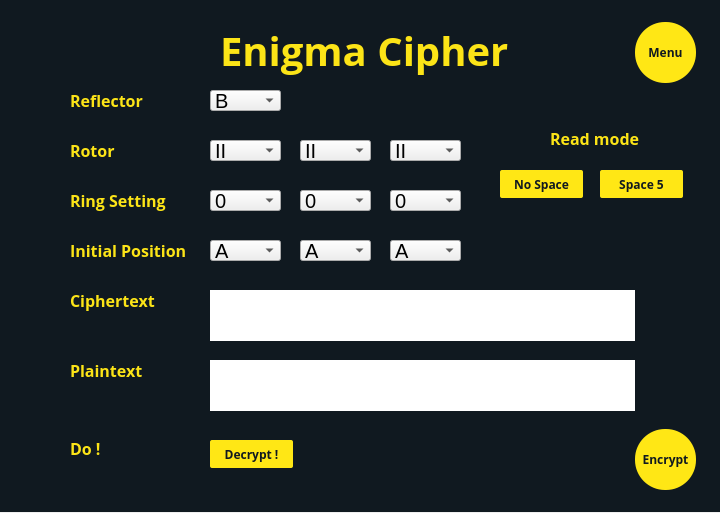
<?xml version="1.0" encoding="UTF-8"?>
<ui version="4.0">
 <class>Dialog</class>
 <widget class="QDialog" name="Dialog">
  <property name="geometry">
   <rect>
    <x>0</x>
    <y>0</y>
    <width>720</width>
    <height>513</height>
   </rect>
  </property>
  <property name="windowTitle">
   <string>Dialog</string>
  </property>
  <widget class="QWidget" name="widget" native="true">
   <property name="geometry">
    <rect>
     <x>0</x>
     <y>0</y>
     <width>720</width>
     <height>512</height>
    </rect>
   </property>
   <property name="styleSheet">
    <string notr="true">QWidget#widget{
background: #101920;}</string>
   </property>
   <widget class="QLabel" name="label">
    <property name="geometry">
     <rect>
      <x>220</x>
      <y>15</y>
      <width>301</width>
      <height>71</height>
     </rect>
    </property>
    <property name="styleSheet">
     <string notr="true">font-family: Open Sans;
font-style: normal;
font-weight: bold;
font-size: 40px;
color: #FCE417;</string>
    </property>
    <property name="text">
     <string>Enigma Cipher</string>
    </property>
   </widget>
   <widget class="QLabel" name="label_3">
    <property name="geometry">
     <rect>
      <x>70</x>
      <y>90</y>
      <width>91</width>
      <height>21</height>
     </rect>
    </property>
    <property name="styleSheet">
     <string notr="true">font-family: Open Sans;
font-style: normal;
font-weight: bold;
font-size: 16px;
/* identical to box height */


color: #FCE417;
</string>
    </property>
    <property name="text">
     <string>Reflector</string>
    </property>
   </widget>
   <widget class="QLabel" name="label_6">
    <property name="geometry">
     <rect>
      <x>70</x>
      <y>440</y>
      <width>31</width>
      <height>16</height>
     </rect>
    </property>
    <property name="styleSheet">
     <string notr="true">font-family: Open Sans;
font-style: normal;
font-weight: bold;
font-size: 16px;
/* identical to box height */


color: #FCE417;
</string>
    </property>
    <property name="text">
     <string>Do !</string>
    </property>
   </widget>
   <widget class="QPushButton" name="menu">
    <property name="geometry">
     <rect>
      <x>635</x>
      <y>22</y>
      <width>61</width>
      <height>61</height>
     </rect>
    </property>
    <property name="styleSheet">
     <string notr="true">background: #FFE715;
border-radius: 30;
font-family: Open Sans;
font-style: normal;
font-weight: 600;
font-size: 12px;
line-height: 33px;

color: #101920;
</string>
    </property>
    <property name="text">
     <string>Menu</string>
    </property>
   </widget>
   <widget class="QPushButton" name="decrypt">
    <property name="geometry">
     <rect>
      <x>210</x>
      <y>440</y>
      <width>83</width>
      <height>28</height>
     </rect>
    </property>
    <property name="styleSheet">
     <string notr="true">background: #FFE715;
border-radius: 2px;
font-family: Open Sans;
font-style: normal;
font-weight: 600;
font-size: 12px;
color: #101920;</string>
    </property>
    <property name="text">
     <string>Decrypt !</string>
    </property>
   </widget>
   <widget class="QPushButton" name="encrypt">
    <property name="geometry">
     <rect>
      <x>635</x>
      <y>429</y>
      <width>61</width>
      <height>61</height>
     </rect>
    </property>
    <property name="styleSheet">
     <string notr="true">background: #FFE715;
border-radius: 30;
font-family: Open Sans;
font-style: normal;
font-weight: 600;
font-size: 12px;
line-height: 33px;

color: #101920;
</string>
    </property>
    <property name="text">
     <string>Encrypt</string>
    </property>
   </widget>
   <widget class="QComboBox" name="rotor_1">
    <property name="geometry">
     <rect>
      <x>210</x>
      <y>140</y>
      <width>71</width>
      <height>21</height>
     </rect>
    </property>
    <property name="font">
     <font>
      <family>MS Sans Serif</family>
      <pointsize>15</pointsize>
     </font>
    </property>
    <property name="cursor">
     <cursorShape>PointingHandCursor</cursorShape>
    </property>
    <item>
     <property name="text">
      <string>II</string>
     </property>
    </item>
    <item>
     <property name="text">
      <string>IV</string>
     </property>
    </item>
    <item>
     <property name="text">
      <string>V</string>
     </property>
    </item>
   </widget>
   <widget class="QComboBox" name="rotor_2">
    <property name="geometry">
     <rect>
      <x>300</x>
      <y>140</y>
      <width>71</width>
      <height>21</height>
     </rect>
    </property>
    <property name="font">
     <font>
      <family>MS Sans Serif</family>
      <pointsize>15</pointsize>
     </font>
    </property>
    <property name="cursor">
     <cursorShape>PointingHandCursor</cursorShape>
    </property>
    <item>
     <property name="text">
      <string>II</string>
     </property>
    </item>
    <item>
     <property name="text">
      <string>IV</string>
     </property>
    </item>
    <item>
     <property name="text">
      <string>V</string>
     </property>
    </item>
   </widget>
   <widget class="QComboBox" name="rotor_3">
    <property name="geometry">
     <rect>
      <x>390</x>
      <y>140</y>
      <width>71</width>
      <height>21</height>
     </rect>
    </property>
    <property name="font">
     <font>
      <family>MS Sans Serif</family>
      <pointsize>15</pointsize>
     </font>
    </property>
    <property name="cursor">
     <cursorShape>PointingHandCursor</cursorShape>
    </property>
    <item>
     <property name="text">
      <string>II</string>
     </property>
    </item>
    <item>
     <property name="text">
      <string>IV</string>
     </property>
    </item>
    <item>
     <property name="text">
      <string>V</string>
     </property>
    </item>
   </widget>
   <widget class="QComboBox" name="ring_1">
    <property name="geometry">
     <rect>
      <x>210</x>
      <y>190</y>
      <width>71</width>
      <height>21</height>
     </rect>
    </property>
    <property name="font">
     <font>
      <family>MS Sans Serif</family>
      <pointsize>15</pointsize>
     </font>
    </property>
    <property name="cursor">
     <cursorShape>PointingHandCursor</cursorShape>
    </property>
    <item>
     <property name="text">
      <string>0</string>
     </property>
    </item>
    <item>
     <property name="text">
      <string>1</string>
     </property>
    </item>
    <item>
     <property name="text">
      <string>2</string>
     </property>
    </item>
    <item>
     <property name="text">
      <string>3</string>
     </property>
    </item>
    <item>
     <property name="text">
      <string>4</string>
     </property>
    </item>
    <item>
     <property name="text">
      <string>5</string>
     </property>
    </item>
    <item>
     <property name="text">
      <string>6</string>
     </property>
    </item>
    <item>
     <property name="text">
      <string>7</string>
     </property>
    </item>
    <item>
     <property name="text">
      <string>8</string>
     </property>
    </item>
    <item>
     <property name="text">
      <string>9</string>
     </property>
    </item>
    <item>
     <property name="text">
      <string>10</string>
     </property>
    </item>
    <item>
     <property name="text">
      <string>11</string>
     </property>
    </item>
    <item>
     <property name="text">
      <string>12</string>
     </property>
    </item>
    <item>
     <property name="text">
      <string>13</string>
     </property>
    </item>
    <item>
     <property name="text">
      <string>14</string>
     </property>
    </item>
    <item>
     <property name="text">
      <string>15</string>
     </property>
    </item>
    <item>
     <property name="text">
      <string>16</string>
     </property>
    </item>
    <item>
     <property name="text">
      <string>17</string>
     </property>
    </item>
    <item>
     <property name="text">
      <string>18</string>
     </property>
    </item>
    <item>
     <property name="text">
      <string>19</string>
     </property>
    </item>
    <item>
     <property name="text">
      <string>20</string>
     </property>
    </item>
    <item>
     <property name="text">
      <string>21</string>
     </property>
    </item>
    <item>
     <property name="text">
      <string>22</string>
     </property>
    </item>
    <item>
     <property name="text">
      <string>23</string>
     </property>
    </item>
    <item>
     <property name="text">
      <string>24</string>
     </property>
    </item>
    <item>
     <property name="text">
      <string>25</string>
     </property>
    </item>
   </widget>
   <widget class="QComboBox" name="ring_2">
    <property name="geometry">
     <rect>
      <x>300</x>
      <y>190</y>
      <width>71</width>
      <height>21</height>
     </rect>
    </property>
    <property name="font">
     <font>
      <family>MS Sans Serif</family>
      <pointsize>15</pointsize>
     </font>
    </property>
    <property name="cursor">
     <cursorShape>PointingHandCursor</cursorShape>
    </property>
    <item>
     <property name="text">
      <string>0</string>
     </property>
    </item>
    <item>
     <property name="text">
      <string>1</string>
     </property>
    </item>
    <item>
     <property name="text">
      <string>2</string>
     </property>
    </item>
    <item>
     <property name="text">
      <string>3</string>
     </property>
    </item>
    <item>
     <property name="text">
      <string>4</string>
     </property>
    </item>
    <item>
     <property name="text">
      <string>5</string>
     </property>
    </item>
    <item>
     <property name="text">
      <string>6</string>
     </property>
    </item>
    <item>
     <property name="text">
      <string>7</string>
     </property>
    </item>
    <item>
     <property name="text">
      <string>8</string>
     </property>
    </item>
    <item>
     <property name="text">
      <string>9</string>
     </property>
    </item>
    <item>
     <property name="text">
      <string>10</string>
     </property>
    </item>
    <item>
     <property name="text">
      <string>11</string>
     </property>
    </item>
    <item>
     <property name="text">
      <string>12</string>
     </property>
    </item>
    <item>
     <property name="text">
      <string>13</string>
     </property>
    </item>
    <item>
     <property name="text">
      <string>14</string>
     </property>
    </item>
    <item>
     <property name="text">
      <string>15</string>
     </property>
    </item>
    <item>
     <property name="text">
      <string>16</string>
     </property>
    </item>
    <item>
     <property name="text">
      <string>17</string>
     </property>
    </item>
    <item>
     <property name="text">
      <string>18</string>
     </property>
    </item>
    <item>
     <property name="text">
      <string>19</string>
     </property>
    </item>
    <item>
     <property name="text">
      <string>20</string>
     </property>
    </item>
    <item>
     <property name="text">
      <string>21</string>
     </property>
    </item>
    <item>
     <property name="text">
      <string>22</string>
     </property>
    </item>
    <item>
     <property name="text">
      <string>23</string>
     </property>
    </item>
    <item>
     <property name="text">
      <string>24</string>
     </property>
    </item>
    <item>
     <property name="text">
      <string>25</string>
     </property>
    </item>
   </widget>
   <widget class="QComboBox" name="ring_3">
    <property name="geometry">
     <rect>
      <x>390</x>
      <y>190</y>
      <width>71</width>
      <height>21</height>
     </rect>
    </property>
    <property name="font">
     <font>
      <family>MS Sans Serif</family>
      <pointsize>15</pointsize>
     </font>
    </property>
    <property name="cursor">
     <cursorShape>PointingHandCursor</cursorShape>
    </property>
    <item>
     <property name="text">
      <string>0</string>
     </property>
    </item>
    <item>
     <property name="text">
      <string>1</string>
     </property>
    </item>
    <item>
     <property name="text">
      <string>2</string>
     </property>
    </item>
    <item>
     <property name="text">
      <string>3</string>
     </property>
    </item>
    <item>
     <property name="text">
      <string>4</string>
     </property>
    </item>
    <item>
     <property name="text">
      <string>5</string>
     </property>
    </item>
    <item>
     <property name="text">
      <string>6</string>
     </property>
    </item>
    <item>
     <property name="text">
      <string>7</string>
     </property>
    </item>
    <item>
     <property name="text">
      <string>8</string>
     </property>
    </item>
    <item>
     <property name="text">
      <string>9</string>
     </property>
    </item>
    <item>
     <property name="text">
      <string>10</string>
     </property>
    </item>
    <item>
     <property name="text">
      <string>11</string>
     </property>
    </item>
    <item>
     <property name="text">
      <string>12</string>
     </property>
    </item>
    <item>
     <property name="text">
      <string>13</string>
     </property>
    </item>
    <item>
     <property name="text">
      <string>14</string>
     </property>
    </item>
    <item>
     <property name="text">
      <string>15</string>
     </property>
    </item>
    <item>
     <property name="text">
      <string>16</string>
     </property>
    </item>
    <item>
     <property name="text">
      <string>17</string>
     </property>
    </item>
    <item>
     <property name="text">
      <string>18</string>
     </property>
    </item>
    <item>
     <property name="text">
      <string>19</string>
     </property>
    </item>
    <item>
     <property name="text">
      <string>20</string>
     </property>
    </item>
    <item>
     <property name="text">
      <string>21</string>
     </property>
    </item>
    <item>
     <property name="text">
      <string>22</string>
     </property>
    </item>
    <item>
     <property name="text">
      <string>23</string>
     </property>
    </item>
    <item>
     <property name="text">
      <string>24</string>
     </property>
    </item>
    <item>
     <property name="text">
      <string>25</string>
     </property>
    </item>
   </widget>
   <widget class="QComboBox" name="reflector">
    <property name="geometry">
     <rect>
      <x>210</x>
      <y>90</y>
      <width>71</width>
      <height>21</height>
     </rect>
    </property>
    <property name="font">
     <font>
      <family>MS Sans Serif</family>
      <pointsize>15</pointsize>
     </font>
    </property>
    <property name="cursor">
     <cursorShape>PointingHandCursor</cursorShape>
    </property>
    <item>
     <property name="text">
      <string>B</string>
     </property>
    </item>
    <item>
     <property name="text">
      <string>C</string>
     </property>
    </item>
   </widget>
   <widget class="QComboBox" name="init_1">
    <property name="geometry">
     <rect>
      <x>210</x>
      <y>240</y>
      <width>71</width>
      <height>21</height>
     </rect>
    </property>
    <property name="font">
     <font>
      <family>MS Sans Serif</family>
      <pointsize>15</pointsize>
     </font>
    </property>
    <property name="cursor">
     <cursorShape>PointingHandCursor</cursorShape>
    </property>
    <item>
     <property name="text">
      <string>A</string>
     </property>
    </item>
    <item>
     <property name="text">
      <string>B</string>
     </property>
    </item>
    <item>
     <property name="text">
      <string>C</string>
     </property>
    </item>
    <item>
     <property name="text">
      <string>D</string>
     </property>
    </item>
    <item>
     <property name="text">
      <string>E</string>
     </property>
    </item>
    <item>
     <property name="text">
      <string>F</string>
     </property>
    </item>
    <item>
     <property name="text">
      <string>G</string>
     </property>
    </item>
    <item>
     <property name="text">
      <string>H</string>
     </property>
    </item>
    <item>
     <property name="text">
      <string>I</string>
     </property>
    </item>
    <item>
     <property name="text">
      <string>J</string>
     </property>
    </item>
    <item>
     <property name="text">
      <string>K</string>
     </property>
    </item>
    <item>
     <property name="text">
      <string>L</string>
     </property>
    </item>
    <item>
     <property name="text">
      <string>M</string>
     </property>
    </item>
    <item>
     <property name="text">
      <string>N</string>
     </property>
    </item>
    <item>
     <property name="text">
      <string>O</string>
     </property>
    </item>
    <item>
     <property name="text">
      <string>P</string>
     </property>
    </item>
    <item>
     <property name="text">
      <string>Q</string>
     </property>
    </item>
    <item>
     <property name="text">
      <string>R</string>
     </property>
    </item>
    <item>
     <property name="text">
      <string>S</string>
     </property>
    </item>
    <item>
     <property name="text">
      <string>T</string>
     </property>
    </item>
    <item>
     <property name="text">
      <string>U</string>
     </property>
    </item>
    <item>
     <property name="text">
      <string>V</string>
     </property>
    </item>
    <item>
     <property name="text">
      <string>W</string>
     </property>
    </item>
    <item>
     <property name="text">
      <string>X</string>
     </property>
    </item>
    <item>
     <property name="text">
      <string>Y</string>
     </property>
    </item>
    <item>
     <property name="text">
      <string>Z</string>
     </property>
    </item>
   </widget>
   <widget class="QComboBox" name="init_2">
    <property name="geometry">
     <rect>
      <x>300</x>
      <y>240</y>
      <width>71</width>
      <height>21</height>
     </rect>
    </property>
    <property name="font">
     <font>
      <family>MS Sans Serif</family>
      <pointsize>15</pointsize>
     </font>
    </property>
    <property name="cursor">
     <cursorShape>PointingHandCursor</cursorShape>
    </property>
    <item>
     <property name="text">
      <string>A</string>
     </property>
    </item>
    <item>
     <property name="text">
      <string>B</string>
     </property>
    </item>
    <item>
     <property name="text">
      <string>C</string>
     </property>
    </item>
    <item>
     <property name="text">
      <string>D</string>
     </property>
    </item>
    <item>
     <property name="text">
      <string>E</string>
     </property>
    </item>
    <item>
     <property name="text">
      <string>F</string>
     </property>
    </item>
    <item>
     <property name="text">
      <string>G</string>
     </property>
    </item>
    <item>
     <property name="text">
      <string>H</string>
     </property>
    </item>
    <item>
     <property name="text">
      <string>I</string>
     </property>
    </item>
    <item>
     <property name="text">
      <string>J</string>
     </property>
    </item>
    <item>
     <property name="text">
      <string>K</string>
     </property>
    </item>
    <item>
     <property name="text">
      <string>L</string>
     </property>
    </item>
    <item>
     <property name="text">
      <string>M</string>
     </property>
    </item>
    <item>
     <property name="text">
      <string>N</string>
     </property>
    </item>
    <item>
     <property name="text">
      <string>O</string>
     </property>
    </item>
    <item>
     <property name="text">
      <string>P</string>
     </property>
    </item>
    <item>
     <property name="text">
      <string>Q</string>
     </property>
    </item>
    <item>
     <property name="text">
      <string>R</string>
     </property>
    </item>
    <item>
     <property name="text">
      <string>S</string>
     </property>
    </item>
    <item>
     <property name="text">
      <string>T</string>
     </property>
    </item>
    <item>
     <property name="text">
      <string>U</string>
     </property>
    </item>
    <item>
     <property name="text">
      <string>V</string>
     </property>
    </item>
    <item>
     <property name="text">
      <string>W</string>
     </property>
    </item>
    <item>
     <property name="text">
      <string>X</string>
     </property>
    </item>
    <item>
     <property name="text">
      <string>Y</string>
     </property>
    </item>
    <item>
     <property name="text">
      <string>Z</string>
     </property>
    </item>
   </widget>
   <widget class="QComboBox" name="init_3">
    <property name="geometry">
     <rect>
      <x>390</x>
      <y>240</y>
      <width>71</width>
      <height>21</height>
     </rect>
    </property>
    <property name="font">
     <font>
      <family>MS Sans Serif</family>
      <pointsize>15</pointsize>
     </font>
    </property>
    <property name="cursor">
     <cursorShape>PointingHandCursor</cursorShape>
    </property>
    <item>
     <property name="text">
      <string>A</string>
     </property>
    </item>
    <item>
     <property name="text">
      <string>B</string>
     </property>
    </item>
    <item>
     <property name="text">
      <string>C</string>
     </property>
    </item>
    <item>
     <property name="text">
      <string>D</string>
     </property>
    </item>
    <item>
     <property name="text">
      <string>E</string>
     </property>
    </item>
    <item>
     <property name="text">
      <string>F</string>
     </property>
    </item>
    <item>
     <property name="text">
      <string>G</string>
     </property>
    </item>
    <item>
     <property name="text">
      <string>H</string>
     </property>
    </item>
    <item>
     <property name="text">
      <string>I</string>
     </property>
    </item>
    <item>
     <property name="text">
      <string>J</string>
     </property>
    </item>
    <item>
     <property name="text">
      <string>K</string>
     </property>
    </item>
    <item>
     <property name="text">
      <string>L</string>
     </property>
    </item>
    <item>
     <property name="text">
      <string>M</string>
     </property>
    </item>
    <item>
     <property name="text">
      <string>N</string>
     </property>
    </item>
    <item>
     <property name="text">
      <string>O</string>
     </property>
    </item>
    <item>
     <property name="text">
      <string>P</string>
     </property>
    </item>
    <item>
     <property name="text">
      <string>Q</string>
     </property>
    </item>
    <item>
     <property name="text">
      <string>R</string>
     </property>
    </item>
    <item>
     <property name="text">
      <string>S</string>
     </property>
    </item>
    <item>
     <property name="text">
      <string>T</string>
     </property>
    </item>
    <item>
     <property name="text">
      <string>U</string>
     </property>
    </item>
    <item>
     <property name="text">
      <string>V</string>
     </property>
    </item>
    <item>
     <property name="text">
      <string>W</string>
     </property>
    </item>
    <item>
     <property name="text">
      <string>X</string>
     </property>
    </item>
    <item>
     <property name="text">
      <string>Y</string>
     </property>
    </item>
    <item>
     <property name="text">
      <string>Z</string>
     </property>
    </item>
   </widget>
   <widget class="QLabel" name="label_4">
    <property name="geometry">
     <rect>
      <x>70</x>
      <y>140</y>
      <width>91</width>
      <height>21</height>
     </rect>
    </property>
    <property name="styleSheet">
     <string notr="true">font-family: Open Sans;
font-style: normal;
font-weight: bold;
font-size: 16px;
/* identical to box height */


color: #FCE417;
</string>
    </property>
    <property name="text">
     <string>Rotor</string>
    </property>
   </widget>
   <widget class="QLabel" name="label_5">
    <property name="geometry">
     <rect>
      <x>70</x>
      <y>190</y>
      <width>101</width>
      <height>21</height>
     </rect>
    </property>
    <property name="styleSheet">
     <string notr="true">font-family: Open Sans;
font-style: normal;
font-weight: bold;
font-size: 16px;
/* identical to box height */


color: #FCE417;
</string>
    </property>
    <property name="text">
     <string>Ring Setting</string>
    </property>
   </widget>
   <widget class="QLabel" name="label_7">
    <property name="geometry">
     <rect>
      <x>70</x>
      <y>240</y>
      <width>121</width>
      <height>21</height>
     </rect>
    </property>
    <property name="styleSheet">
     <string notr="true">font-family: Open Sans;
font-style: normal;
font-weight: bold;
font-size: 16px;
/* identical to box height */


color: #FCE417;
</string>
    </property>
    <property name="text">
     <string>Initial Position</string>
    </property>
   </widget>
   <widget class="QLabel" name="label_8">
    <property name="geometry">
     <rect>
      <x>70</x>
      <y>290</y>
      <width>91</width>
      <height>21</height>
     </rect>
    </property>
    <property name="styleSheet">
     <string notr="true">font-family: Open Sans;
font-style: normal;
font-weight: bold;
font-size: 16px;
/* identical to box height */


color: #FCE417;
</string>
    </property>
    <property name="text">
     <string>Ciphertext</string>
    </property>
   </widget>
   <widget class="QTextEdit" name="ciphertext">
    <property name="geometry">
     <rect>
      <x>210</x>
      <y>290</y>
      <width>425</width>
      <height>51</height>
     </rect>
    </property>
    <property name="autoFillBackground">
     <bool>false</bool>
    </property>
    <property name="styleSheet">
     <string notr="true">QWidget#ciphertext{
font-family: Open Sans;
font-style: normal;
font-weight: 600;
font-size: 12px;
color: #000000;
}</string>
    </property>
    <property name="frameShape">
     <enum>QFrame::NoFrame</enum>
    </property>
    <property name="lineWidth">
     <number>0</number>
    </property>
    <property name="readOnly">
     <bool>false</bool>
    </property>
    <property name="html">
     <string>&lt;!DOCTYPE HTML PUBLIC &quot;-//W3C//DTD HTML 4.0//EN&quot; &quot;http://www.w3.org/TR/REC-html40/strict.dtd&quot;&gt;
&lt;html&gt;&lt;head&gt;&lt;meta name=&quot;qrichtext&quot; content=&quot;1&quot; /&gt;&lt;style type=&quot;text/css&quot;&gt;
p, li { white-space: pre-wrap; }
&lt;/style&gt;&lt;/head&gt;&lt;body style=&quot; font-family:'Open Sans'; font-size:12px; font-weight:600; font-style:normal;&quot;&gt;
&lt;p style=&quot;-qt-paragraph-type:empty; margin-top:0px; margin-bottom:0px; margin-left:0px; margin-right:0px; -qt-block-indent:0; text-indent:0px; font-family:'MS Shell Dlg 2'; font-size:8.25pt; font-weight:400;&quot;&gt;&lt;br /&gt;&lt;/p&gt;&lt;/body&gt;&lt;/html&gt;</string>
    </property>
   </widget>
   <widget class="QLabel" name="label_9">
    <property name="geometry">
     <rect>
      <x>70</x>
      <y>360</y>
      <width>91</width>
      <height>21</height>
     </rect>
    </property>
    <property name="styleSheet">
     <string notr="true">font-family: Open Sans;
font-style: normal;
font-weight: bold;
font-size: 16px;
/* identical to box height */


color: #FCE417;
</string>
    </property>
    <property name="text">
     <string>Plaintext</string>
    </property>
   </widget>
   <widget class="QTextEdit" name="plaintext">
    <property name="geometry">
     <rect>
      <x>210</x>
      <y>360</y>
      <width>425</width>
      <height>51</height>
     </rect>
    </property>
    <property name="autoFillBackground">
     <bool>false</bool>
    </property>
    <property name="styleSheet">
     <string notr="true">QWidget#plaintext{
font-family: Open Sans;
font-style: normal;
font-weight: 600;
font-size: 12px;
color: #000000;
}</string>
    </property>
    <property name="frameShape">
     <enum>QFrame::NoFrame</enum>
    </property>
    <property name="lineWidth">
     <number>0</number>
    </property>
    <property name="readOnly">
     <bool>true</bool>
    </property>
    <property name="html">
     <string>&lt;!DOCTYPE HTML PUBLIC &quot;-//W3C//DTD HTML 4.0//EN&quot; &quot;http://www.w3.org/TR/REC-html40/strict.dtd&quot;&gt;
&lt;html&gt;&lt;head&gt;&lt;meta name=&quot;qrichtext&quot; content=&quot;1&quot; /&gt;&lt;style type=&quot;text/css&quot;&gt;
p, li { white-space: pre-wrap; }
&lt;/style&gt;&lt;/head&gt;&lt;body style=&quot; font-family:'MS Shell Dlg 2'; font-size:8.25pt; font-weight:400; font-style:normal;&quot;&gt;
&lt;p style=&quot;-qt-paragraph-type:empty; margin-top:0px; margin-bottom:0px; margin-left:0px; margin-right:0px; -qt-block-indent:0; text-indent:0px; font-size:12px;&quot;&gt;&lt;br /&gt;&lt;/p&gt;&lt;/body&gt;&lt;/html&gt;</string>
    </property>
   </widget>
   <widget class="QPushButton" name="nospace_2">
    <property name="geometry">
     <rect>
      <x>500</x>
      <y>170</y>
      <width>83</width>
      <height>28</height>
     </rect>
    </property>
    <property name="styleSheet">
     <string notr="true">background: #FFE715;
border-radius: 2px;
font-family: Open Sans;
font-style: normal;
font-weight: 600;
font-size: 12px;
color: #101920;</string>
    </property>
    <property name="text">
     <string>No Space</string>
    </property>
   </widget>
   <widget class="QLabel" name="label_18">
    <property name="geometry">
     <rect>
      <x>550</x>
      <y>130</y>
      <width>91</width>
      <height>16</height>
     </rect>
    </property>
    <property name="styleSheet">
     <string notr="true">font-family: Open Sans;
font-style: normal;
font-weight: bold;
font-size: 16px;
/* identical to box height */


color: #FCE417;
</string>
    </property>
    <property name="text">
     <string>Read mode</string>
    </property>
   </widget>
   <widget class="QPushButton" name="space5_2">
    <property name="geometry">
     <rect>
      <x>600</x>
      <y>170</y>
      <width>83</width>
      <height>28</height>
     </rect>
    </property>
    <property name="styleSheet">
     <string notr="true">background: #FFE715;
border-radius: 2px;
font-family: Open Sans;
font-style: normal;
font-weight: 600;
font-size: 12px;
color: #101920;</string>
    </property>
    <property name="text">
     <string>Space 5</string>
    </property>
   </widget>
  </widget>
 </widget>
 <resources/>
 <connections/>
</ui>
